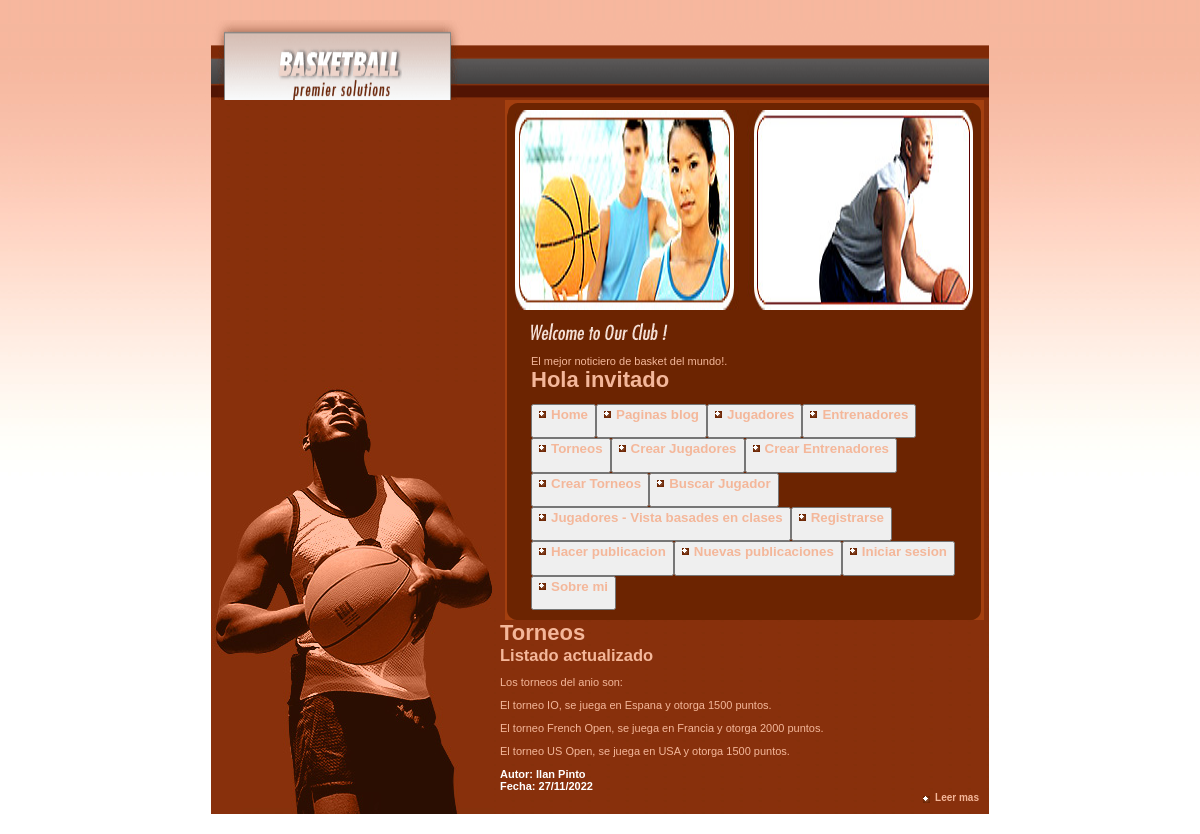
Page /torneos/ on the committed database.
### MiApp/models.py (models this page shows, shortened)
class Torneos(models.Model):
    nombre = models.CharField(max_length=40)
    pais = models.CharField(max_length=40)
    puntos_otorgados = models.IntegerField()

### MiApp/views.py (the view)
# urls.py: path('torneos/', views.mostrar_torneos_todos, name='torneos'),
def mostrar_torneos_todos(request):
    torneos = Torneos.objects.all()
    context = {'torneos': torneos}
    return render(request,'MiApp/torneos.html', context=context)

### MiApp/templates/MiApp/torneos.html
{% extends 'MiApp/index2.html' %}
{% load static %}
{% block contenidoquecambia %}
    <h1> Torneos</h1>
    <h2> Listado actualizado</h2>
    <p> Los torneos del anio son:</p>
    {% for torneo in torneos %}
        <p>El torneo {{torneo.nombre}}, se juega en {{torneo.pais}} y otorga {{torneo.puntos_otorgados}} puntos.</p>
    {% endfor %}
    <h3> Autor: Ilan Pinto</h3>
    <h3> Fecha: 27/11/2022</h3>
    <p class="more"><a href="{% url 'Nomoreinfo' %}" class="diamond">Leer mas</a></p>
{% endblock %}

### MiApp/static/MiApp/style.css (style rules this page uses)
html, body, ul, li, h1, h2, h3, h4 { margin: 0; padding: 0; list-style: none; }
a { color: #F4B79A; font-weight: bold; text-decoration: none; }
.more { text-align: right; margin-top: 0; font-size: 10px; }
body { background: white url(images/bg.jpg) repeat-x; font: 11px tahoma, verdana, sans-serif; color: #F4B79A; padding: 20px; text-align: center; }
h3 { font-size: 11px; }
.diamond { padding-left: 12px; background: 0px 4px url(images/bullet_drk_diamond.gif) no-repeat; }
h3 { color: #fff; }

### rows in the picture
Torneos: nombre "IO", pais "Espana", puntos_otorgados "1500"
Torneos: nombre "French Open", pais "Francia", puntos_otorgados "2000"
Torneos: nombre "US Open", pais "USA", puntos_otorgados "1500"
